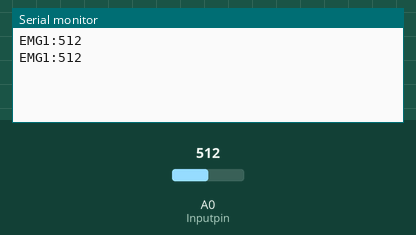
Bench run of a sketch on a simulated Arduino Uno, built with avr-gcc and run on an emulated ATmega328P. Shown: the last lines printed to the serial monitor. The test bench sets the inputs (shaded band); at power-on: A0 (Inputpin) = 512.

Above: at 1.8 s.
1.9 s: A0 (Inputpin) set to 716
At 2.8 s:
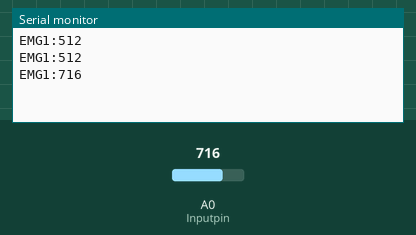
3.4 s: A0 (Inputpin) set to 900
At 4.8 s:
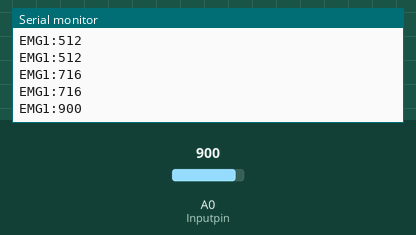
Timing chart, 0 to 6.4 s (numbered marks = the images above; inputs shaded):
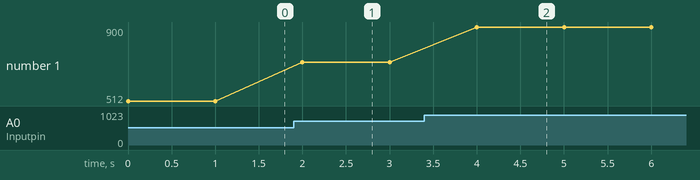

The sketch:

sketch_may29b.ino
```cpp
int Inputpin = A0;
// int Inputpin1 = A1;

void setup() {
  // put your setup code here, to run once:
 Serial.begin(9600);
  pinMode(Inputpin, INPUT);
  // pinMode(Inputpin1, INPUT);
}

void loop() {
  // put your main code here, to run repeatedly:
 int out = analogRead(Inputpin);
 Serial.print("EMG1:");
 Serial.println(out);
 delay(500);
//  int out1 = analogRead(Inputpin1);
//  Serial.print("EMG2:");
//  Serial.println(out1);
 delay(500);
}
```

Measured:
- after the input at 1.9 s, the serial monitor: prints a new line after 0.10 s (image 1)
- after the input at 3.4 s, the serial monitor: prints a new line after 0.60 s (image 2)
- plotted number 1: 512 → 716 after the input at 1.9 s, 716 → 900 after the input at 3.4 s
